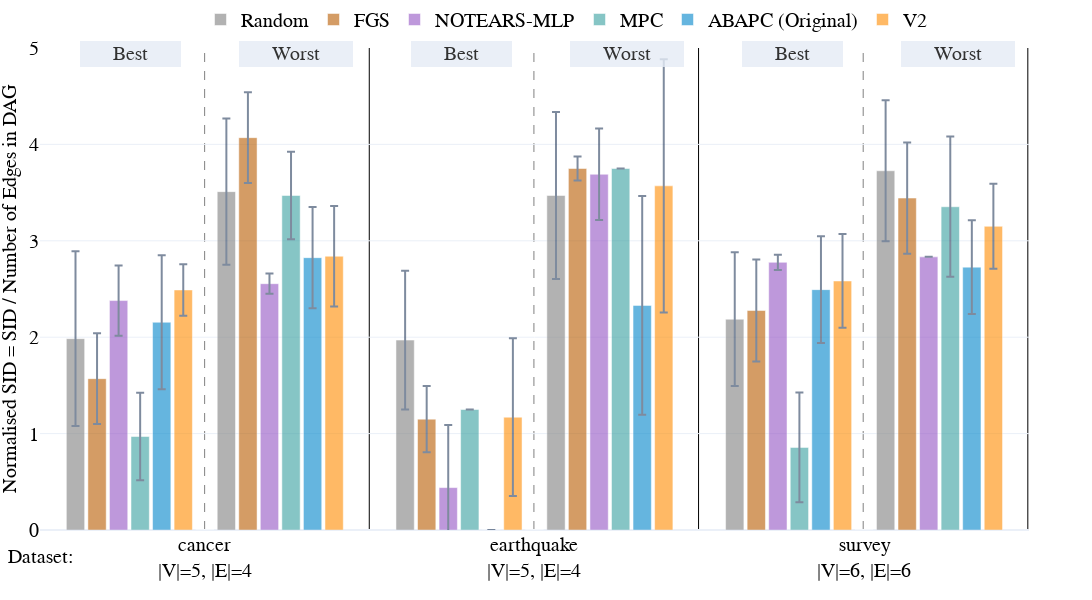

Notebook source saved alongside this figure:
### Code cell
fig = double_bar_chart_plotly(v1_bn_plot_data, 
                        names_dict,
                        colors_dict,
                        vars_to_plot=['n_sid_low', 'n_sid_high'],
                        names=['Best', 'Worst'],
                        labels=['Normalised SID = SID / Number of Edges in DAG', ''],
                        methods=[
    'Random',
    'FGS',
    'NOTEARS-MLP',
    'MPC',
    'ABAPC (Original)',
    # 'V1.1 Refined Fact Ranking',
    # 'V1.2 Model Selection by Refined Fact Strengths',
    # 'V1.3 Model Selection by Arrows Sum',
    # 'V1.4 Model Selection by Arrows Mean',
    'V2',
],
                        dist_between_lines=0.1565,
                        lin_space=6,
                        nl_space=6,
                        intra_dis = 0.161,
                        inter_dis = 0.174,
                        start_pos = 0.04,
                            width=1300,
                            height=600,
                            range_y1=(0, 5),
                            range_y2=(0, 5))

fig.write_image('v2-sid-small.png', scale=3, width=1300, height=600)

### Figure 1 — Plotly figure (JSON) as saved in the notebook; plotly's stock layout.template omitted (floating-point values rounded to 4 significant figures)
{"data": [{"error_y": {"array": [0.9069, 0.719, 0.6939], "type": "data", "visible": true}, "marker": {"color": "grey"}, "name": "Random", "offsetgroup": "0", "opacity": 0.6, "showlegend": true, "type": "bar", "x": ["cancer<br>|V|=5, |E|=4", "earthquake<br>|V|=5, |E|=4", "survey<br>|V|=6, |E|=6"], "y": [1.985, 1.97, 2.187], "yaxis": "y"}, {"error_y": {"array": [0.4712, 0.3426, 0.5288], "type": "data", "visible": true}, "marker": {"color": "#b85c00"}, "name": "FGS", "offsetgroup": "1", "opacity": 0.6, "showlegend": true, "type": "bar", "x": ["cancer<br>|V|=5, |E|=4", "earthquake<br>|V|=5, |E|=4", "survey<br>|V|=6, |E|=6"], "y": [1.57, 1.15, 2.277], "yaxis": "y"}, {"error_y": {"array": [0.3651, 0.6479, 0.07975], "type": "data", "visible": true}, "marker": {"color": "#9454c4"}, "name": "NOTEARS-MLP", "offsetgroup": "2", "opacity": 0.6, "showlegend": true, "type": "bar", "x": ["cancer<br>|V|=5, |E|=4", "earthquake<br>|V|=5, |E|=4", "survey<br>|V|=6, |E|=6"], "y": [2.38, 0.44, 2.777], "yaxis": "y"}, {"error_y": {"array": [0.4536, 0.0, 0.5685], "type": "data", "visible": true}, "marker": {"color": "#379f9f"}, "name": "MPC", "offsetgroup": "3", "opacity": 0.6, "showlegend": true, "type": "bar", "x": ["cancer<br>|V|=5, |E|=4", "earthquake<br>|V|=5, |E|=4", "survey<br>|V|=6, |E|=6"], "y": [0.97, 1.25, 0.8567], "yaxis": "y"}, {"error_y": {"array": [0.696, 0.0, 0.5532], "type": "data", "visible": true}, "marker": {"color": "#0085CA"}, "name": "ABAPC (Original)", "offsetgroup": "4", "opacity": 0.6, "showlegend": true, "type": "bar", "x": ["cancer<br>|V|=5, |E|=4", "earthquake<br>|V|=5, |E|=4", "survey<br>|V|=6, |E|=6"], "y": [2.155, 0.0, 2.493], "yaxis": "y"}, {"error_y": {"array": [0.2671, 0.8182, 0.4859], "type": "data", "visible": true}, "marker": {"color": "#ff8c00"}, "name": "V2", "offsetgroup": "5", "opacity": 0.6, "showlegend": true, "type": "bar", "x": ["cancer<br>|V|=5, |E|=4", "earthquake<br>|V|=5, |E|=4", "survey<br>|V|=6, |E|=6"], "y": [2.49, 1.17, 2.583], "yaxis": "y"}, {"marker": {"color": "white"}, "name": "", "offsetgroup": "6", "opacity": 1, "showlegend": false, "type": "bar", "x": ["cancer<br>|V|=5, |E|=4", "earthquake<br>|V|=5, |E|=4", "survey<br>|V|=6, |E|=6"], "y": [0.0, 0.0, 0.0]}, {"error_y": {"array": [0.7575, 0.8655, 0.7314], "type": "data", "visible": true}, "marker": {"color": "grey"}, "name": "Random", "offsetgroup": "7", "opacity": 0.6, "showlegend": false, "type": "bar", "x": ["cancer<br>|V|=5, |E|=4", "earthquake<br>|V|=5, |E|=4", "survey<br>|V|=6, |E|=6"], "y": [3.51, 3.47, 3.727], "yaxis": "y2"}, {"error_y": {"array": [0.4712, 0.1237, 0.577], "type": "data", "visible": true}, "marker": {"color": "#b85c00"}, "name": "FGS", "offsetgroup": "8", "opacity": 0.6, "showlegend": false, "type": "bar", "x": ["cancer<br>|V|=5, |E|=4", "earthquake<br>|V|=5, |E|=4", "survey<br>|V|=6, |E|=6"], "y": [4.07, 3.75, 3.443], "yaxis": "y2"}, {"error_y": {"array": [0.1046, 0.4753, 0.0], "type": "data", "visible": true}, "marker": {"color": "#9454c4"}, "name": "NOTEARS-MLP", "offsetgroup": "9", "opacity": 0.6, "showlegend": false, "type": "bar", "x": ["cancer<br>|V|=5, |E|=4", "earthquake<br>|V|=5, |E|=4", "survey<br>|V|=6, |E|=6"], "y": [2.555, 3.69, 2.833], "yaxis": "y2"}, {"error_y": {"array": [0.4536, 0.0, 0.7274], "type": "data", "visible": true}, "marker": {"color": "#379f9f"}, "name": "MPC", "offsetgroup": "10", "opacity": 0.6, "showlegend": false, "type": "bar", "x": ["cancer<br>|V|=5, |E|=4", "earthquake<br>|V|=5, |E|=4", "survey<br>|V|=6, |E|=6"], "y": [3.47, 3.75, 3.353], "yaxis": "y2"}, {"error_y": {"array": [0.5255, 1.136, 0.4853], "type": "data", "visible": true}, "marker": {"color": "#0085CA"}, "name": "ABAPC (Original)", "offsetgroup": "11", "opacity": 0.6, "showlegend": false, "type": "bar", "x": ["cancer<br>|V|=5, |E|=4", "earthquake<br>|V|=5, |E|=4", "survey<br>|V|=6, |E|=6"], "y": [2.825, 2.33, 2.727], "yaxis": "y2"}, {"error_y": {"array": [0.5219, 1.314, 0.4406], "type": "data", "visible": true}, "marker": {"color": "#ff8c00"}, "name": "V2", "offsetgroup": "12", "opacity": 0.6, "showlegend": false, "type": "bar", "x": ["cancer<br>|V|=5, |E|=4", "earthquake<br>|V|=5, |E|=4", "survey<br>|V|=6, |E|=6"], "y": [2.84, 3.57, 3.15], "yaxis": "y2"}], "layout": {"annotations": [{"font": {"color": "Black", "family": "Serif", "size": 20}, "showarrow": false, "text": "Dataset:", "x": 0, "xanchor": "center", "xref": "paper", "y": -0.08, "yanchor": "bottom", "yref": "paper"}, {"bgcolor": "#E5ECF6", "bordercolor": "#E5ECF6", "borderwidth": 2, "font": {"color": "black", "size": 20}, "opacity": 0.8, "showarrow": false, "text": "      Best      ", "x": 0.04, "xanchor": "left", "xref": "x domain", "y": 1.015, "yref": "y domain"}, {"bgcolor": "#E5ECF6", "bordercolor": "#E5ECF6", "borderwidth": 2, "font": {"color": "black", "size": 20}, "opacity": 0.8, "showarrow": false, "text": "      Worst      ", "x": 0.201, "xanchor": "left", "xref": "x domain", "y": 1.015, "yref": "y domain"}, {"bgcolor": "#E5ECF6", "bordercolor": "#E5ECF6", "borderwidth": 2, "font": {"color": "black", "size": 20}, "opacity": 0.8, "showarrow": false, "text": "      Best      ", "x": 0.375, "xanchor": "left", "xref": "x domain", "y": 1.015, "yref": "y domain"}, {"bgcolor": "#E5ECF6", "bordercolor": "#E5ECF6", "borderwidth": 2, "font": {"color": "black", "size": 20}, "opacity": 0.8, "showarrow": false, "text": "      Worst      ", "x": 0.536, "xanchor": "left", "xref": "x domain", "y": 1.015, "yref": "y domain"}, {"bgcolor": "#E5ECF6", "bordercolor": "#E5ECF6", "borderwidth": 2, "font": {"color": "black", "size": 20}, "opacity": 0.8, "showarrow": false, "text": "      Best      ", "x": 0.71, "xanchor": "left", "xref": "x domain", "y": 1.015, "yref": "y domain"}, {"bgcolor": "#E5ECF6", "bordercolor": "#E5ECF6", "borderwidth": 2, "font": {"color": "black", "size": 20}, "opacity": 0.8, "showarrow": false, "text": "      Worst      ", "x": 0.871, "xanchor": "left", "xref": "x domain", "y": 1.015, "yref": "y domain"}], "bargap": 0.15, "bargroupgap": 0.15, "barmode": "group", "font": {"color": "black", "family": "Serif", "size": 20}, "height": 600, "hovermode": "x unified", "legend": {"orientation": "h", "x": 0.5, "xanchor": "center", "y": 1.1, "yanchor": "top"}, "margin": {"b": 70, "l": 40, "r": 0, "t": 20}, "shapes": [{"layer": "below", "line": {"color": "grey", "dash": "dash", "width": 1}, "type": "line", "x0": 0.1565, "x1": 0.1565, "xref": "paper", "y0": 0, "y1": 1, "yref": "paper"}, {"layer": "below", "line": {"color": "black", "dash": "solid", "width": 1}, "type": "line", "x0": 0.313, "x1": 0.313, "xref": "paper", "y0": 0, "y1": 1, "yref": "paper"}, {"layer": "below", "line": {"color": "grey", "dash": "dash", "width": 1}, "type": "line", "x0": 0.4695, "x1": 0.4695, "xref": "paper", "y0": 0, "y1": 1, "yref": "paper"}, {"layer": "below", "line": {"color": "black", "dash": "solid", "width": 1}, "type": "line", "x0": 0.626, "x1": 0.626, "xref": "paper", "y0": 0, "y1": 1, "yref": "paper"}, {"layer": "below", "line": {"color": "grey", "dash": "dash", "width": 1}, "type": "line", "x0": 0.7825, "x1": 0.7825, "xref": "paper", "y0": 0, "y1": 1, "yref": "paper"}, {"layer": "below", "line": {"color": "black", "dash": "solid", "width": 1}, "type": "line", "x0": 0.939, "x1": 0.939, "xref": "paper", "y0": 0, "y1": 1, "yref": "paper"}], "width": 1300, "xaxis": {"anchor": "y", "domain": [0, 0.94]}, "yaxis": {"anchor": "x", "domain": [0, 1], "range": [0, 5], "title": {"font": {"size": 20}, "text": "Normalised SID = SID / Number of Edges in DAG"}}, "yaxis2": {"anchor": "x", "overlaying": "y", "range": [0, 5], "scaleanchor": 0, "showgrid": false, "showline": false, "showticklabels": false, "side": "right", "title": {"font": {"size": 20}, "text": ""}, "zeroline": true}}}
